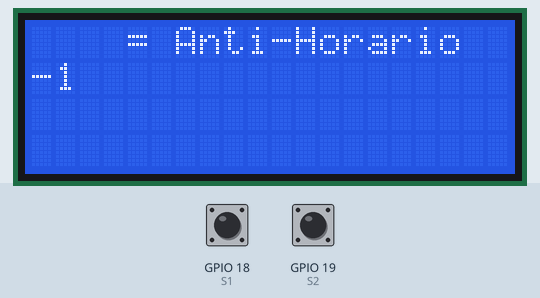
Bench run of a program on a simulated ESP32. On the bench: 20×4 character LCD. The inputs (shaded band) are chosen by the test bench; at power-on: GPIO 18 (S1) HIGH, GPIO 19 (S2) HIGH.

Above: at 1.2 s.
1.3 s: GPIO 18 (S1) pulled LOW for 0.15 s
2.9 s: GPIO 18 (S1) pulled LOW for 1 s
Timing chart, 0 to 5.9 s (numbered marks = the images above; inputs shaded):
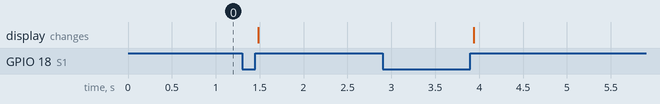

The program:

main.cpp
```cpp
#include <Arduino.h>
#include <LiquidCrystal_I2C.h>

LiquidCrystal_I2C lcd(0x27, 20, 4);

#define S1 18
#define S2 19

bool estadoAnteriorS1 = false;
bool estadoAtualS1 = false;
bool estadoAtualS2 = false;
int contador = 0;

void setup() {
  pinMode(S1, INPUT_PULLUP);
  pinMode(S2, INPUT_PULLUP);
  lcd.init();
  lcd.backlight();
  lcd.print("    =");
  lcd.setCursor(0, 1);
}

void loop() {
  estadoAtualS1 = digitalRead(S1);
  estadoAtualS2 = digitalRead(S2);

  if (estadoAtualS1 && !estadoAnteriorS1) {
    if (estadoAtualS2 == LOW) {
      contador++;
      lcd.setCursor(6, 0);
      lcd.print("Horario     ");
    } else {
      contador--;
      lcd.setCursor(6, 0);
      lcd.print("Anti-Horario");
    }

    // Contador
    lcd.setCursor(0, 1);
    lcd.print("                    ");
    lcd.setCursor(0, 1);
    lcd.print(contador);
  }

  // Atualiza o estado anterior
  estadoAnteriorS1 = estadoAtualS1;

  delay(5);
}
```
